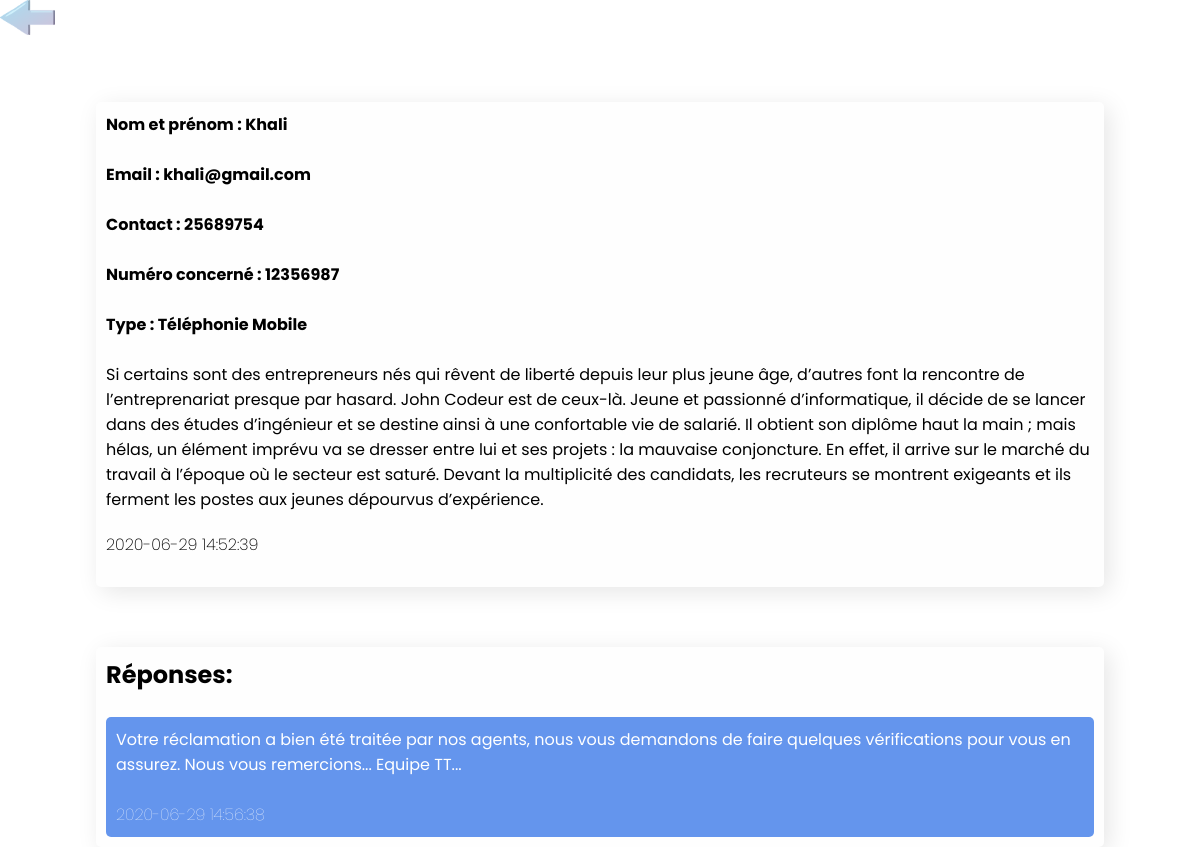
Page /public/home/allComplaints/complaint?id=17 (signed in) on the committed database.
### tables this page shows
CREATE TABLE `complaint` (
  `id_complaint` int(11) NOT NULL,
  `message` text NOT NULL,
  `type` int(11) DEFAULT NULL,
  `id_customer` int(11) DEFAULT NULL,
  `date_complaint` datetime NOT NULL,
  `state` int(11) DEFAULT '1',
  `customer_type` int(11) DEFAULT '1',
  `contact_concerned` int(8) NOT NULL,
  `number_concerned` varchar(255) NOT NULL,
  `mail` varchar(255) DEFAULT NULL,
  `user_has_complaint` varchar(255) DEFAULT NULL
);

CREATE TABLE `complaint_type` (
  `idtype` int(11) NOT NULL,
  `name` varchar(255) DEFAULT NULL
);

CREATE TABLE `response` (
  `message_response` longtext,
  `id_complaint` int(11) DEFAULT NULL,
  `date_response` datetime DEFAULT NULL,
  `num` int(11) NOT NULL
);

### src/Controllers/DisplayComplaintToUserController.php (called while the page is built, shortened)
<?php
class DisplayComplaintToUserController{
    public function index(){
        $complaint = [
            'complaint' => $this->getComplaintofUser(),
            'response' => $this->getResponseOfAdmin()
        ];
        return View::render("displayComplaintToUser","complaint","Réclamation", compact('complaint'));
    }
    public function getComplaintofUser()
    {
        $data = new ComplaintManager();
        return $data->getOneComplaint();
    }
    public function getResponseOfAdmin(){
        $r = new ResponseManager();
        return $r->getResponse();
    }
}

### src/Models/Managers/ResponseManager.php (called while the page is built, shortened)
<?php
class ResponseManager{
    private $_bdd;
    public function __construct()
    {
        $this->_bdd = Connexion::getConnexionPDO();
    }
    public function getResponse(){
        $bdd = $this->_bdd;
        if (isset($_GET['id'])) {
            $q = $bdd->prepare('SELECT * FROM response WHERE id_complaint=:id');
            $q->execute([
                ':id' => $_GET['id']
                ]);
            return $q->fetchAll();
        }
    }
}

### src/Models/Managers/ComplaintManager.php (called while the page is built, shortened)
<?php
class ComplaintManager{
    private $_bdd;
    public function __construct()
    {
        $this->_bdd = Connexion::getConnexionPDO();
    }
    public function getOneComplaint(){
        $bdd = $this->_bdd;
        if (isset($_GET['id'])) {
            $query = $bdd->prepare('SELECT *, complaint_type.idtype FROM complaint INNER JOIN complaint_type ON complaint_type.idtype=complaint.type WHERE id_complaint = :id');
            $query->execute([
                ':id' => $_GET['id']
            ]);
            return $query->fetch();
        }
    }
}

### views/complaint/displayComplaintToUser.php (the view, shortened to what this page needs)
<link href="http://localhost/GRTT/public/css/displayComplaintToUser.css" rel="stylesheet">
<div class="container">
    <a href="http://localhost/GRTT/public"><img class="back" src="http://localhost/GRTT/public/img/arrow-23255_1280.png" alt=""></a>
    <div class="complaint-box-content">
        <h4>Nom et prénom : <?= $complaint['complaint']['user_has_complaint'] ?></h4><br>
        <h4>Email : <?= $complaint['complaint']['mail'] ?></h4><br>
        <h4>Contact : <?= $complaint['complaint']['contact_concerned'] ?></h4><br>
        <h4>Numéro concerné : <?= $complaint['complaint']['number_concerned'] ?></h4><br>
        <h4>Type : <?= $complaint['complaint']['name'] ?></h4><br>
        <p style="margin-bottom: 20px;"> <?= htmlentities($complaint['complaint']['message']) ?> </p>
        <p style="font-weight:200;margin-bottom: 20px;"><?= $complaint['complaint']['date_complaint'] ?></p>
    </div>
    <?php if ($complaint['complaint']['state'] == 2) : ?>
        <div class="response_content">
            <h2>Réponses:</h2><br>
            <?php foreach ($complaint['response'] as $response) : ?>
                <div class="response_box">
                    <p><?= $response['message_response'] ?></p><br>
                    <p style="font-weight:100;"><?= $response['date_response'] ?></p>
                </div>
            <?php endforeach; ?>
        </div>
    <?php endif; ?>
</div>

### public/css/displayComplaintToUser.css (style rules this page uses)
* { font-family: 'Poppins', sans-serif; box-sizing: border-box; margin: 0; padding: 0; }
.complaint-box-content { position: relative; top: 60px; background-color: #fefefe; margin: auto; height: auto; width: 280px; border-radius: 5px; padding: 10px; box-shadow: 5px 5px 25px rgba(0, 0, 0, 0.1); -webkit-border-radius: 5px; -moz-border-radius: 5px; -ms-border-radius: 5px; -o-border-radius: 5px; }
.response_content { position: relative; top: 120px; background-color: #fefefe; margin: auto; display: flex; flex-direction: column; justify-content: start; align-items: start; height: auto; width: 280px; border-radius: 5px; padding: 10px; box-shadow: 5px 5px 25px rgba(0, 0, 0, 0.1); -webkit-border-radius: 5px; -moz-border-radius: 5px; -ms-border-radius: 5px; -o-border-radius: 5px; margin-bottom: 30px; }
.response_box { background-color: cornflowerblue; color: white; border-radius: 5px; -webkit-border-radius: 5px; -moz-border-radius: 5px; -ms-border-radius: 5px; -o-border-radius: 5px; padding: 10px; }
.back { height: 35px; position: relative; }
@media all and (min-width: 400px) { .complaint-box-content { width: 370px; } }
@media all and (min-width: 400px) { .response_content { width: 370px; } }
@media all and (min-width: 500px) { .complaint-box-content { width: 500px; } }
@media all and (min-width: 500px) { .response_content { width: 500px; } }
@media all and (min-width: 730px) { .complaint-box-content { width: 760px; } }
@media all and (min-width: 730px) { .response_content { width: 760px; } }
@media all and (min-width: 900px) { .complaint-box-content { width: 63em; } }
@media all and (min-width: 900px) { .response_content { width: 63em; } }

### rows in the picture
complaint: user_has_complaint "Khali", mail "khali@gmail.com", contact_concerned "25689754", number_concerned "12356987", type.name "Téléphonie Mobile", message "Si certains sont des entrepreneurs nés qui rêvent de liberté depuis leur plus jeune âge, d’autres font la rencontre de l’entreprenariat presque par hasard. John Codeur est de ceux-là. Jeune et passionné d’informatique, il décide de se lancer dans des études d’ingénieur et se destine ainsi à une confortable vie de salarié. Il obtient son diplôme haut la main ; mais hélas, un élément imprévu va se dresser entre lui et ses projets : la mauvaise conjoncture. En effet, il arrive sur le marché du travail à l’époque où le secteur est saturé. Devant la multiplicité des candidats, les recruteurs se montrent exigeants et ils ferment les postes aux jeunes dépourvus d’expérience.", date_complaint "2020-06-29 14:52:39"
response: message_response "Votre réclamation a bien été traitée par nos agents, nous vous demandons de faire quelques vérifications pour vous en assurez. Nous vous remercions... Equipe TT...", date_response "2020-06-29 14:56:38"
